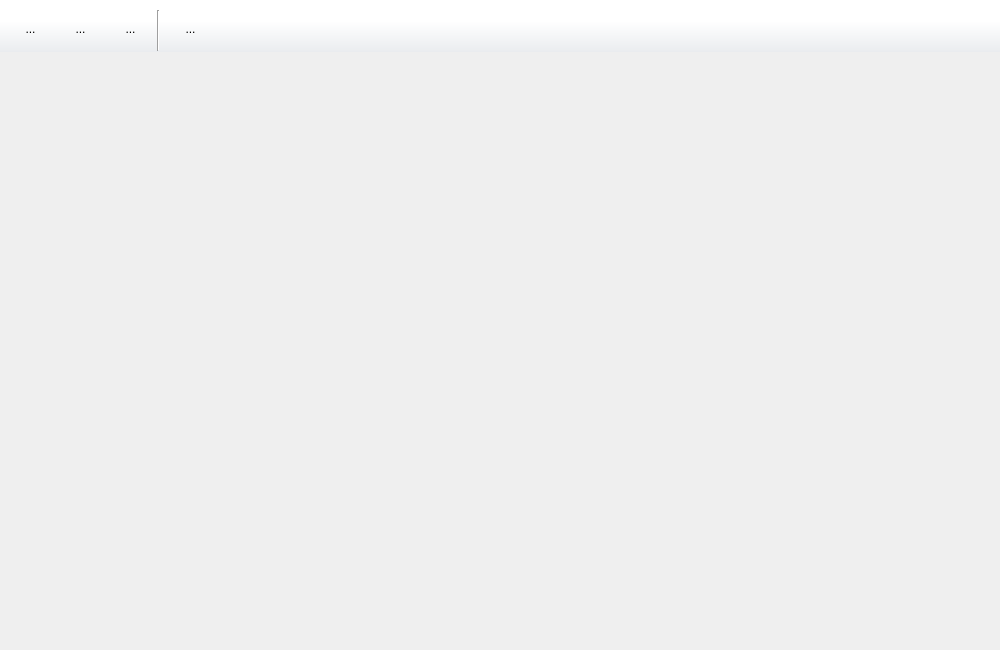
<?xml version="1.0" encoding="UTF-8"?>
<ui version="4.0">
 <class>DrillGIFActionSequenceEditorClass</class>
 <widget class="QDialog" name="DrillGIFActionSequenceEditorClass">
  <property name="geometry">
   <rect>
    <x>0</x>
    <y>0</y>
    <width>1000</width>
    <height>650</height>
   </rect>
  </property>
  <property name="windowTitle">
   <string>Drill动作序列编辑器(DrillGIFActionSequenceEditor)</string>
  </property>
  <layout class="QVBoxLayout" name="verticalLayout" stretch="0,0">
   <property name="spacing">
    <number>0</number>
   </property>
   <property name="leftMargin">
    <number>0</number>
   </property>
   <property name="topMargin">
    <number>0</number>
   </property>
   <property name="rightMargin">
    <number>0</number>
   </property>
   <property name="bottomMargin">
    <number>0</number>
   </property>
   <item>
    <widget class="QWidget" name="nav" native="true">
     <property name="sizePolicy">
      <sizepolicy hsizetype="Preferred" vsizetype="Fixed">
       <horstretch>0</horstretch>
       <verstretch>0</verstretch>
      </sizepolicy>
     </property>
     <property name="minimumSize">
      <size>
       <width>0</width>
       <height>52</height>
      </size>
     </property>
     <property name="maximumSize">
      <size>
       <width>16777215</width>
       <height>52</height>
      </size>
     </property>
     <property name="styleSheet">
      <string notr="true">#nav{
	background-color: qlineargradient(spread:pad, x1:0, y1:0, x2:0, y2:1, stop:0 #fff, stop:0.4 #fff,stop:1 #eaecef );
}

/* 选项卡中的 按钮 样式 */
#nav QToolButton{
	padding:1px;
	padding-bottom:4px;
	border: 1px solid transparent;
	background: rgba(255,255,255,0);
}
#nav QToolButton:hover{
	border-radius:1px;
	border:1px solid #f2ca58;
	background-color: qlineargradient(spread:pad, x1:0, y1:0, x2:0, y2:1, stop:0 #fdecad, stop:0.3 #fde48c, stop:0.9 #fce58c, stop:1 #fdfadf )
}
#nav QToolButton:pressed{
	border-radius:1px;
	border:1px solid #f2ca58;
	background-color: #FDF4BF;
}

#nav QPushButton{
	border: 1px solid transparent;
	background: rgba(255,255,255,0);
}
#nav QPushButton:hover{
	border-radius:1px;
	border:1px solid #f2ca58;
	background-color: qlineargradient(spread:pad, x1:0, y1:0, x2:0, y2:1, stop:0 #fdecad, stop:0.3 #fde48c, stop:0.9 #fce58c, stop:1 #fdfadf );
}
#nav QPushButton:pressed{
	border-radius:1px;
	border:1px solid #f2ca58;
	background-color: #FDF4BF;
}</string>
     </property>
     <widget class="QToolButton" name="toolButton_new">
      <property name="geometry">
       <rect>
        <x>10</x>
        <y>10</y>
        <width>41</width>
        <height>41</height>
       </rect>
      </property>
      <property name="text">
       <string>...</string>
      </property>
      <property name="icon">
       <iconset resource="../../drillgifactionsequenceeditor.qrc">
        <normaloff>:/DrillGIFActionSequenceEditor/Resources/icons/nav/New.png</normaloff>:/DrillGIFActionSequenceEditor/Resources/icons/nav/New.png</iconset>
      </property>
      <property name="iconSize">
       <size>
        <width>32</width>
        <height>32</height>
       </size>
      </property>
     </widget>
     <widget class="QToolButton" name="toolButton_open">
      <property name="geometry">
       <rect>
        <x>60</x>
        <y>10</y>
        <width>41</width>
        <height>41</height>
       </rect>
      </property>
      <property name="text">
       <string>...</string>
      </property>
      <property name="icon">
       <iconset resource="../../drillgifactionsequenceeditor.qrc">
        <normaloff>:/DrillGIFActionSequenceEditor/Resources/icons/nav/Open.png</normaloff>:/DrillGIFActionSequenceEditor/Resources/icons/nav/Open.png</iconset>
      </property>
      <property name="iconSize">
       <size>
        <width>32</width>
        <height>32</height>
       </size>
      </property>
     </widget>
     <widget class="QToolButton" name="toolButton_save">
      <property name="geometry">
       <rect>
        <x>110</x>
        <y>10</y>
        <width>41</width>
        <height>41</height>
       </rect>
      </property>
      <property name="text">
       <string>...</string>
      </property>
      <property name="icon">
       <iconset resource="../../drillgifactionsequenceeditor.qrc">
        <normaloff>:/DrillGIFActionSequenceEditor/Resources/icons/nav/Save.png</normaloff>:/DrillGIFActionSequenceEditor/Resources/icons/nav/Save.png</iconset>
      </property>
      <property name="iconSize">
       <size>
        <width>32</width>
        <height>32</height>
       </size>
      </property>
     </widget>
     <widget class="QToolButton" name="toolButton_rmmv">
      <property name="geometry">
       <rect>
        <x>170</x>
        <y>10</y>
        <width>41</width>
        <height>41</height>
       </rect>
      </property>
      <property name="text">
       <string>...</string>
      </property>
      <property name="icon">
       <iconset resource="../../drillgifactionsequenceeditor.qrc">
        <normaloff>:/DrillGIFActionSequenceEditor/Resources/icons/nav/Interactive_rmmv.png</normaloff>:/DrillGIFActionSequenceEditor/Resources/icons/nav/Interactive_rmmv.png</iconset>
      </property>
      <property name="iconSize">
       <size>
        <width>32</width>
        <height>32</height>
       </size>
      </property>
     </widget>
     <widget class="Line" name="line">
      <property name="geometry">
       <rect>
        <x>143</x>
        <y>10</y>
        <width>31</width>
        <height>41</height>
       </rect>
      </property>
      <property name="orientation">
       <enum>Qt::Vertical</enum>
      </property>
     </widget>
    </widget>
   </item>
   <item>
    <widget class="QWidget" name="main_widget" native="true">
     <property name="enabled">
      <bool>false</bool>
     </property>
     <layout class="QHBoxLayout" name="horizontalLayout_2" stretch="4">
      <property name="leftMargin">
       <number>0</number>
      </property>
      <property name="topMargin">
       <number>0</number>
      </property>
      <property name="rightMargin">
       <number>0</number>
      </property>
      <property name="bottomMargin">
       <number>0</number>
      </property>
      <item>
       <widget class="QWidget" name="widget_actionSeq" native="true"/>
      </item>
     </layout>
    </widget>
   </item>
  </layout>
 </widget>
 <resources>
  <include location="../../drillgifactionsequenceeditor.qrc"/>
 </resources>
 <connections/>
</ui>
